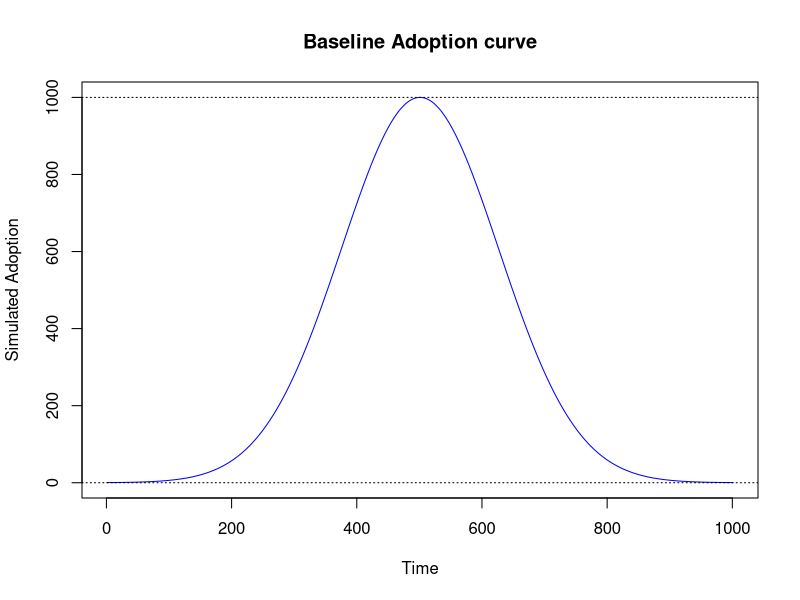
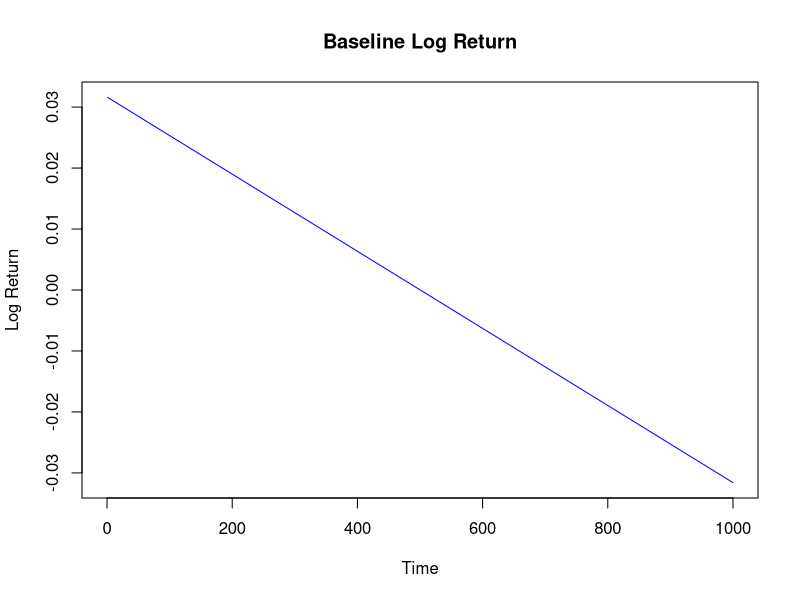

R code for these plots, in order: (Note: this script raises an error after producing the figures.)
#########################################################
#                                                       #
#              Code to generate simulated               #
#           technology adoption curves for              #
#        Return Regression prediction research          #
#                                                       #
#                       Dan Harris                      #
#                    September, 2022                    #
#                                                       #
#########################################################

# Set seed
set.seed(1)

#########################################################
#   Set simulaton parameters
#########################################################

n <- 1000   # number of observations per adoption curve
M <- 20     # number of adoption curves

#########################################################
#   Generate and plot baseline adoption curve
#########################################################

base = 1000*exp(-(0:n-n/2)^2/n^1.5)

# #specify path to save PDF to
# destination_base = 'C:/Users/lilin/OneDrive/Документы/Stat Research/Grace_project_code/Plot_AdoptionBase.pdf'
# #open PDF
# pdf(file=destination_base)

plot(0:n+1,base,ldw=2, type="l",col="blue",
     xlab="Time", ylab="Simulated Adoption", main="Baseline Adoption curve")
abline(h=c(0,1000),lty=3)

# #turn off PDF plotting
# dev.off()

#########################################################
#   Compute and plot base log(return) of adoption curves
#########################################################

base_log = rep(NA,n+1)
for (k in 1:n){
  base_log[k+1] <- log(base[k+1]/base[k])
}

#specify path to save PDF to
destination_bl = 'C:/Users/lilin/OneDrive/Документы/Stat Research/Grace_project_code/Plot_LogBase.pdf'
#open PDF
pdf(file=destination_bl)
plot(0:n,base_log,type="l",ldw=2,col="blue",
     xlab="Time", ylab="Log Return", main="Baseline Log Return")
#turn off PDF plotting
dev.off()

#########################################################
#   Generate adoption curves with added noise
#########################################################

my_function = function(n,M, p_noise){

curves = matrix(NA,n+1,M)
for (i in 1:M){ 
  for (j in 0:n+1){
    curves[j,i] = base[j]*(1+p_noise*rnorm(1)) 
  }
}

#########################################################
#   Compute log(return) of adoption curves
#########################################################

log_rtn <- matrix(NA,n+1,M)
for (i in 1:M){
  for (j in 1:n){
    log_rtn[j+1,i] <- log(curves[j+1,i]/curves[j,i])
  }
}
results = cbind(curves,log_rtn)
return(results)
}

#########################################################
#   Create data frame of Noise Curves and Log Returns to export
#########################################################

# Function Results: a= 1% Noise, b= 5% Noise, c= 10% Noise
a = my_function(n=1000, M=20, p_noise=0.01)
b = my_function(n=1000, M=20, p_noise=0.05)
c = my_function(n=1000, M=20, p_noise=0.1)

# Create a data frame with Base, Curves, Base Log, Log Return
allcurve = cbind(a[,1:20],b[,1:20],c[,1:20])
all_log = cbind(a[,21:40],b[,21:40],c[,21:40])
new = cbind(base, allcurve, base_log, all_log)

# Name Columns
names = c(rep(0, 60))
noise = 1:20
names[1:20] = c(sprintf("1%% Noise %s", noise))
names[21:40] = c(sprintf("5%% Noise %s", noise))
names[41:60] = c(sprintf("10%% Noise %s", noise))          

log_names = c(rep(0, 60))
log_names[1:20] = c(sprintf("1%% Return %s", noise))
log_names[21:40] = c(sprintf("5%% Return %s", noise))
log_names[41:60] = c(sprintf("10%% Return %s", noise)) 

colnames(new)[1] = c("Base")
colnames(new)[2:61] = names
colnames(new)[62] = c("Base Return")
colnames(new)[63:122] = log_names

# Make "Time" a 1st column
Time = data.frame(Time = 1:1001)
new = cbind(Time,new)

# Write a csv file with simulated data
write.csv(new, "C:/Users/lilin/OneDrive/Документы/Stat Research/Grace_project_code/2022_24_09_Simulated_Data.csv",row.names=F)

#########################################################
#   Plot all 20 curves for 3 noise levels in 1 pdf 
#########################################################

#specify path to save PDF to
destination = 'C:/Users/lilin/OneDrive/Документы/Stat Research/Grace_project_code/Plots_Noise.pdf'
#open PDF
pdf(file=destination)

p_noise1=0.01
p_noise5=0.05
p_noise10=0.1

### Curves for 1% Noise ###
plot(0:n,a[,1], type="l", ylim=c(0,1000*(1+2*p_noise1)),
     xlab="Time", ylab="Simulated Adoption", main="1% Noise Adoption curve")
for (i in 2:M){
  lines(0:n,a[,i],col=i)
}
abline(h=c(0,1000), lty=3)

### Curves for 5% Noise ###
plot(0:n,b[,1], type="l", ylim=c(0,1000*(1+2*p_noise5)), 
     xlab="Time", ylab="Simulated Adoption", main="5% Noise Adoption curve")
for (i in 2:M){
  lines(0:n,b[,i],col=i)
}
abline(h=c(0,1000), lty=3)

### Curves for 10% Noise ###
plot(0:n, c[,1], type="l", ylim=c(0,1000*(1+2*p_noise10)), 
     xlab="Time", ylab="Simulated Adoption", main="10% Noise Adoption curve")
for (i in 2:M){
  lines(0:n, c[,i], col=i)
}
abline(h=c(0,1000), lty=3)

#turn off PDF plotting
dev.off()


#########################################################
#   Plot all 20 Log Returns for 3 noise levels in 1 pdf 
#########################################################

#specify path to save PDF to
destination_LR = 'C:/Users/lilin/OneDrive/Документы/Stat Research/Grace_project_code/Plots_Return.pdf'
#open PDF
pdf(file=destination_LR)

### Return for 1% Noise ###
plot(1:n,a[2:1001,21], type="l", ylim=10*c(-p_noise1,p_noise1),
     xlab="Time", ylab="Log Return", main="1% Noise Log Return")
for (i in 2:M){
  lines(1:n,a[2:1001,20+i], col=i)
}

### Return for 5% Noise ###
plot(1:n,b[2:1001,21], type="l", ylim=10*c(-p_noise5,p_noise5),
     xlab="Time", ylab="Log Return", main="5% Noise Log Return")
for (i in 2:M){
  lines(1:n,b[2:1001,20+i], col=i)
}

### Return for 10% Noise ###
plot(1:n, c[2:1001,21], type="l", ylim=10*c(-p_noise10,p_noise10),
     xlab="Time", ylab="Log Return", main="10% Noise Log Return")
for (i in 2:M){
  lines(1:n,c[2:1001,20+i], col=i)
}

#turn off PDF plotting
dev.off()